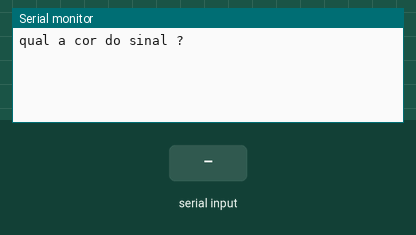
This sketch was run on a simulated Arduino Uno, built with avr-gcc and run on an emulated ATmega328P. On the bench: the last lines printed to the serial monitor. The inputs (shaded band) are chosen by the test bench.

Above: at 1.2 s.
1.3 s: "1" received over Serial
At 2.7 s:
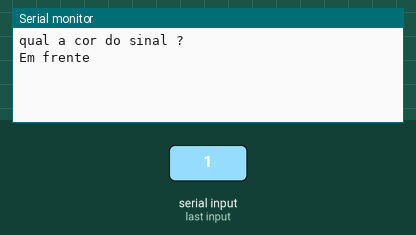
At 6.9 s:
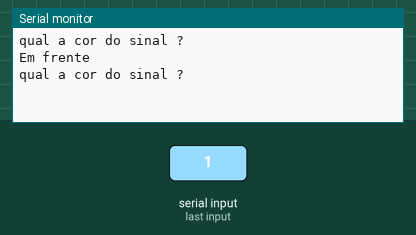

The sketch:

incredible_krunk_bojo1.ino
```cpp
// C++ code
//

String cor = "";
String vermelho = "";
String verde = "";

void setup()
{
  Serial.begin(9600);
}

void loop()
{
    Serial.println("qual a cor do sinal ?");
  while ( !Serial.available() );
  cor = Serial.readString();

  if (cor == vermelho , cor == verde)
    Serial.println("Pare");
  else
     Serial.println("Em frente");


 delay (4000);
}
```

Measured:
- after the input at 1.3 s, the serial monitor: prints a new line after 1.0 s (image 1)
